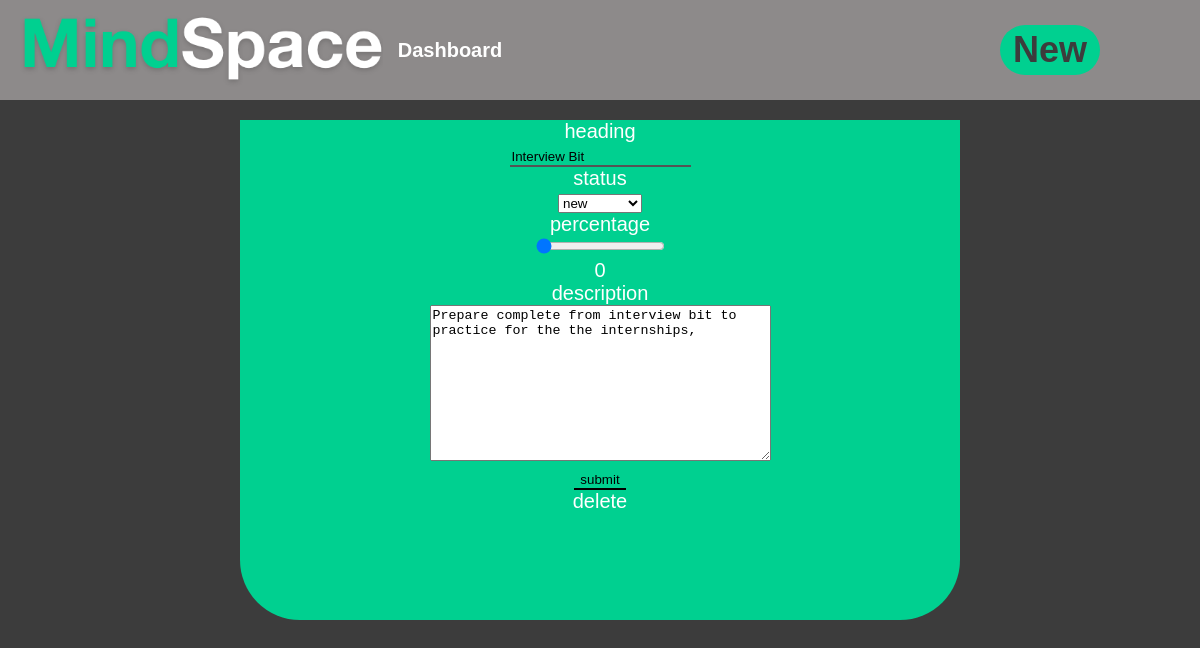
/update/17, run on the app's committed database.
### mindspace_app/models.py (models this page shows, shortened)
class Activity(models.Model):
    heading = models.CharField(max_length=100)
    class Status(models.TextChoices):
        NEW = 'new', _('new')
        CURRENT = 'current', _('current')
        COMPLETED = 'completed', _('completed')
    status=models.CharField(
        max_length=100,
        choices=Status.choices,
        default=Status.NEW,
    )
    percentage= models.IntegerField(
        default = 0,
        validators=[MaxValueValidator(100), MinValueValidator(0)]
     )
    description = models.TextField(
        default = ' ',
        max_length=500,
    )

### mindspace_app/views.py (the view)
# urls.py: path('update/<pk>', views.ActivityUpdateView.as_view(), name='update'),
class ActivityUpdateView(UpdateView):
    fields = ('heading','status','percentage','description')
    model = Activity

### templates/mindspace_app/activity_form.html (shortened to what this page needs)
{% extends "mindspace_app/base.html" %}
{% block body_block %}
<div class="form-background">
  <div class="form-container">
    <form class="form-box" action="" method="post">
      {% for field in form %}
        <div class="field">
          <label for="{{ field.id_for_label}}" class="{{ field.html_name }}">{{ field.html_name }}</label>
          {% if field.html_name == "heading" %}
            <div class="heading_input">
              {{ field }}
            </div>
          {% endif %}
          {% if field.html_name == "status" %}
            <div class="status_input">
              {{ field }}
            </div>
          {% endif %}
          {% if field.html_name == "percentage" %}
            <div class="percentage_input">
              <input type="range" id="percentage_slider" name="percentage" min="0" max="100" onchange="updateTextInput(this.value);">
              <div id="percentage_indicator">
                {{ activity.percentage }}
              </div>
            </div>
          {% endif %}
          {% if field.html_name == "description" %}
            <div class="description_input">
              {{ field }}
            </div>
          {% endif %}
        </div>
      {% endfor %}
      <input type="submit" name="" value="submit">
    </form>
      {% if form.instance.pk %}
        <a href="{% url 'mindspace_app:delete' pk=activity.pk %}">delete</a>
      {% endif %}
  </div>
</div>
{% endblock %}

### static/css/styles.css (style rules this page uses)
:root { --dark-grey: #3C3C3C; --medium-grey: #707070; --light-grey: #8D8A8A; --green: #00D090; --green-hover: #029669; --pink: #FF2682; --pink-hover: #8E1347; }
body { font-size: 20px; font-family: arial; background-color: var(--dark-grey); color: white; margin: 0; }
a { text-decoration: none; color: white; }
input { border-top:0px; border-right:0; border-left:0; border-color: black; background-color: transparent; }
.form-background { text-align: center; }
.form-container { background-color: var(--green); width: 60%; height: 500px; display: inline-block; margin: 20px; border-radius: 3em; }
.form-box { background-color: var(--green); }

### data on the page
Activity: form "Interview Bit", form "new", percentage "0", form "Prepare complete from interview bit to practice for the the internships,"

### other printed values
{{ field.html_name }} "heading" "status" "percentage" "description"
